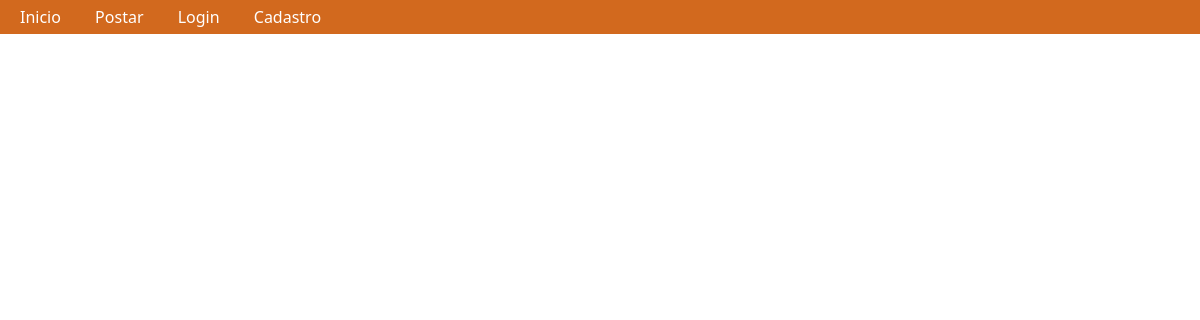
Before: / with the older database file.
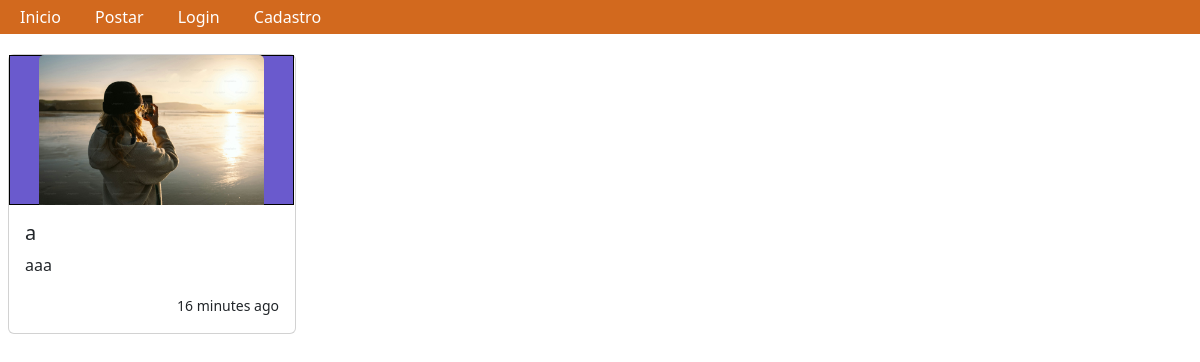
After: the same page with the newer database file.
### instacaio/models.py (models this page shows)
class Post(models.Model):
    autor = models.CharField(max_length=40)
    imagem = models.ImageField(upload_to='posts')
    conteudo = models.TextField()
    data_postagem = models.DateTimeField(auto_now_add = True)

### instacaio/views.py (the view)
# urls.py: path('', views.inicio, name='inicio'),
def inicio(request):
    posts = Post.objects.all()
    return render(request, 'inicio.html', {
        'posts': posts
    })

### instacaio/templates/inicio.html
{% extends "base.html" %}
{% load humanize %}
{% block conteudo %}
<div id="posts" class="row">
{% for post in posts %}
  <div class="card" style="width: 18rem;">
    <div class="img" style="display: flex;align-items: center;justify-content: center; border: 1px solid black; background-color: slateblue;"><img src="/media/{{post.imagem}}" class="card-img-top" style="width:fit-content;">
  </div>
  <div class="card-body">
    <h5 class="card-title">{{post.autor}}</h5>
    <p class="card-text">{{post.conteudo}}</p>
    <p class="card-text" style="text-align: right;"><small>{{post.data_postagem|naturaltime}}</small></p>
  </div>
</div>
{% endfor %}
</div>
{% endblock conteudo %}

### templates/base.html (shortened to what this page needs)
<!DOCTYPE html>
<html lang="en">
<head>
    <link href="https://cdn.jsdelivr.net/npm/bootstrap@5.3.3/dist/css/bootstrap.min.css" rel="stylesheet">
    {% load static %}
    <link rel="stylesheet" href="{% static 'estilo.css' %}">
</head>
<body>
    {% include "navbar.html" %}
    <div id="conteudo">
    {% block conteudo %}{% endblock conteudo %}
    </div>
</body>
</html>

### templates/navbar.html
<nav>
    <div style="margin:5px">
        <a href="{% url 'inicio' %}">Inicio</a>
        <a href="{% url 'postar' %}">Postar</a>
        {% if user.is_authenticated %}
            <form action="{% url "logout" %}" method="POST" class="d-inline">
                {% csrf_token %}
                <input type="submit" value="Logout" class="bg-transparent border-0 text-white">
            </form>
            <div class="d-inline" href="#">{{user}}</div>
        {% else %}
            <a href="{% url "login" %}">Login</a>
            <a href="{% url "signup" %}">Cadastro</a>
        {% endif %}
    </div>
</nav>

### static/estilo.css (style rules this page uses)
nav { display: flex; justify-content: space-between; background-color: chocolate; width: 100%; }
nav a { color: white; transition: all 0.6s; text-decoration: none; padding: 5px; margin: 0 10px; }
#conteudo { margin: 20px; }
#posts { gap: 20px; }
.card { padding: 0; width: 350px; }
.card .img { max-width: 285px; height: 150px; }
.card > .img > img { max-width: 100%; max-height: 150px; }

Changed rows visible on the page:
added Post: imagem (picture), autor "a", conteudo "aaa", data_postagem "16 minutes ago"
